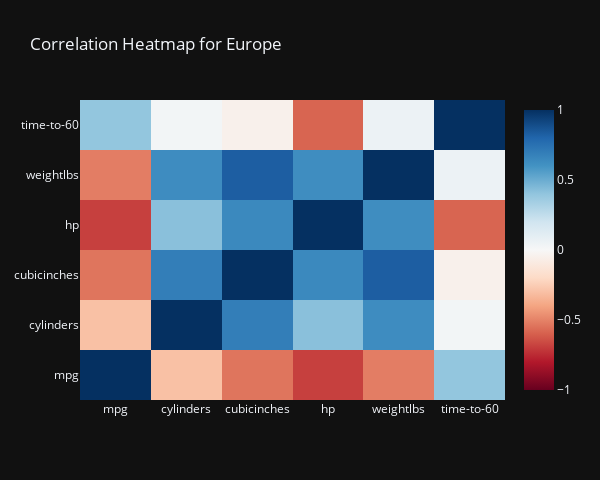

Write notebook code for a chart like this one.
### Code cell
draw_corr_heatmap('Europe')

### Figure 1 — Plotly figure (JSON) as saved in the notebook; plotly's stock layout.template omitted (floating-point values rounded to 4 significant figures)
{"data": [{"colorscale": [[0, "rgb(103,0,31)"], [0.1, "rgb(178,24,43)"], [0.2, "rgb(214,96,77)"], [0.3, "rgb(244,165,130)"], [0.4, "rgb(253,219,199)"], [0.5, "rgb(247,247,247)"], [0.6, "rgb(209,229,240)"], [0.7, "rgb(146,197,222)"], [0.8, "rgb(67,147,195)"], [0.9, "rgb(33,102,172)"], [1, "rgb(5,48,97)"]], "type": "heatmap", "x": ["mpg", "cylinders", "cubicinches", "hp", "weightlbs", "time-to-60"], "y": ["mpg", "cylinders", "cubicinches", "hp", "weightlbs", "time-to-60"], "z": [[1, -0.2975, -0.5405, -0.6899, -0.5145, 0.3964], [-0.2975, 1, 0.6939, 0.4201, 0.629, 0.02568], [-0.5405, 0.6939, 1, 0.6449, 0.8279, -0.04971], [-0.6899, 0.4201, 0.6449, 1, 0.6249, -0.5857], [-0.5145, 0.629, 0.8279, 0.6249, 1, 0.05606], [0.3964, 0.02568, -0.04971, -0.5857, 0.05606, 1]], "zmid": 0}], "layout": {"height": 480, "title": {"text": "Correlation Heatmap for Europe"}, "width": 600}}
